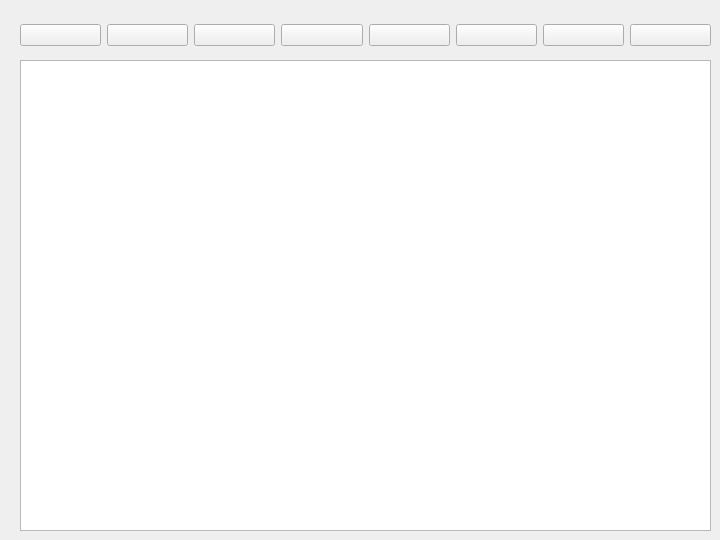
      <widget class="QWidget" name="NotesTab">
       <attribute name="title">
        <string>Notes</string>
       </attribute>
       <widget class="QWidget" name="verticalLayoutWidget">
        <property name="geometry">
         <rect>
          <x>20</x>
          <y>60</y>
          <width>691</width>
          <height>471</height>
         </rect>
        </property>
        <layout class="QVBoxLayout" name="verticalLayout">
         <item>
          <widget class="QTextEdit" name="textEdit"/>
         </item>
        </layout>
       </widget>
       <widget class="QWidget" name="horizontalLayoutWidget">
        <property name="geometry">
         <rect>
          <x>20</x>
          <y>20</y>
          <width>691</width>
          <height>31</height>
         </rect>
        </property>
        <layout class="QHBoxLayout" name="toolbarLayout">
         <item>
          <widget class="QPushButton" name="newFileToolbarButton">
           <property name="styleSheet">
            <string notr="true"/>
           </property>
           <property name="text">
            <string/>
           </property>
           <property name="icon">
            <iconset resource="resources.qrc">
             <normaloff>:/icons/icons/new.png</normaloff>:/icons/icons/new.png</iconset>
           </property>
          </widget>
         </item>
         <item>
          <widget class="QPushButton" name="saveToolbarButton">
           <property name="styleSheet">
            <string notr="true"/>
           </property>
           <property name="text">
            <string/>
           </property>
           <property name="icon">
            <iconset resource="resources.qrc">
             <normaloff>:/icons/icons/save.png</normaloff>:/icons/icons/save.png</iconset>
           </property>
          </widget>
         </item>
         <item>
          <widget class="QPushButton" name="openFileToolbarButton">
           <property name="styleSheet">
            <string notr="true"/>
           </property>
           <property name="text">
            <string/>
           </property>
           <property name="icon">
            <iconset resource="resources.qrc">
             <normaloff>:/icons/icons/open.jpg</normaloff>:/icons/icons/open.jpg</iconset>
           </property>
          </widget>
         </item>
         <item>
          <widget class="QPushButton" name="copyToolbarButton">
           <property name="text">
            <string/>
           </property>
           <property name="icon">
            <iconset resource="resources.qrc">
             <normaloff>:/icons/icons/copy.png</normaloff>:/icons/icons/copy.png</iconset>
           </property>
          </widget>
         </item>
         <item>
          <widget class="QPushButton" name="pasteToolbarButton">
           <property name="text">
            <string/>
           </property>
           <property name="icon">
            <iconset resource="resources.qrc">
             <normaloff>:/icons/icons/paste.png</normaloff>:/icons/icons/paste.png</iconset>
           </property>
          </widget>
         </item>
         <item>
          <widget class="QPushButton" name="cutToolbarButton">
           <property name="text">
            <string/>
           </property>
           <property name="icon">
            <iconset resource="resources.qrc">
             <normaloff>:/icons/icons/cut.png</normaloff>:/icons/icons/cut.png</iconset>
           </property>
          </widget>
         </item>
         <item>
          <widget class="QPushButton" name="undoToolbarButton">
           <property name="text">
            <string/>
           </property>
           <property name="icon">
            <iconset resource="resources.qrc">
             <normaloff>:/icons/icons/undo.png</normaloff>:/icons/icons/undo.png</iconset>
           </property>
          </widget>
         </item>
         <item>
          <widget class="QPushButton" name="redoToolbarButton">
           <property name="text">
            <string/>
           </property>
           <property name="icon">
            <iconset resource="resources.qrc">
             <normaloff>:/icons/icons/redo.png</normaloff>:/icons/icons/redo.png</iconset>
           </property>
          </widget>
         </item>
        </layout>
       </widget>
      </widget>
